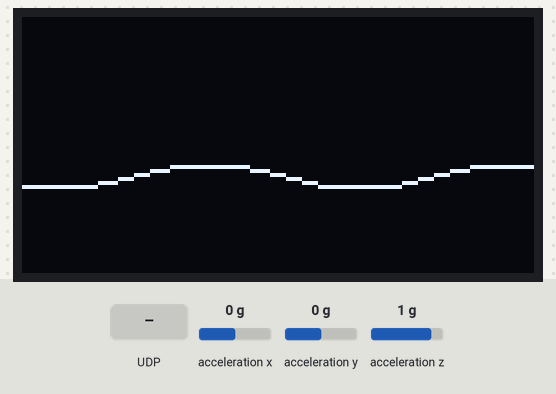
This program was run on a simulated Raspberry Pi Pico running MicroPython. Shown: 128×64 one-colour display. Inputs (shaded band) come from the test bench; at power-on: acceleration x 0 g, acceleration y 0 g, acceleration z 1 g. WiFi joins after 1.5 s; the clock reads 2024-03-15 10:24:30 at power-on unless the program sets it; random numbers come from a fixed seed; web requests get an empty 200 reply after 0.4 s; what the program prints to the serial console is not drawn.

Above: at 3.6 s.
3.7 s: UDP packet "1" arrives
At 4.09 s:
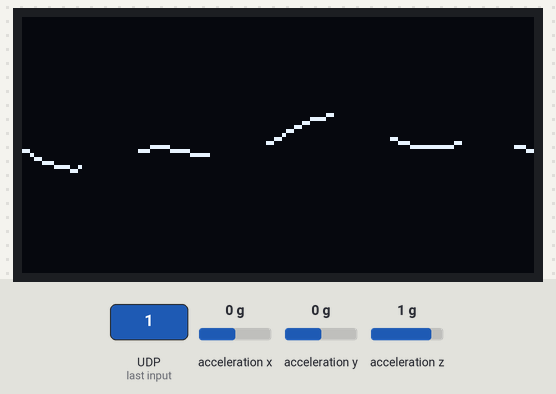
5.4 s: UDP packet "0" arrives
At 8.43 s:
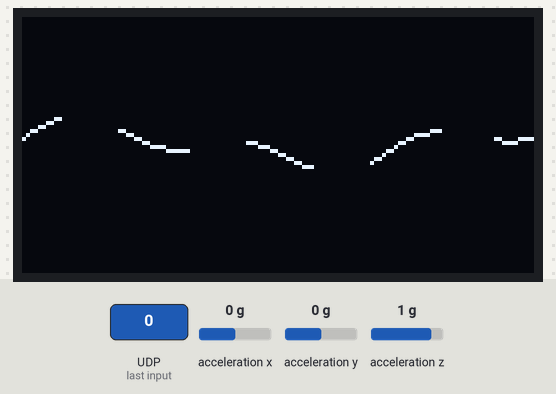
Timing chart, 0 to 9.9 s (numbered marks = the images above; inputs shaded):
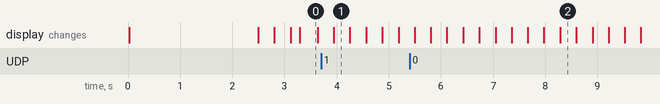

The program:

AERIS_RUN_THIS_IN_PICO_.py
```python
from machine import Pin, SPI, I2C
import ssd1306
import time, network, urequests, math, socket, ntptime, random


#################
#      ###      #
#      ###      #
#      ###      #
#      ###      # IMPORTANT: Please Edit the Wifi SSID and password in Line 46
#      ###      #
#               #
#      ###      #
#      ###      #
#################

print("=== WELCOME TO AERIS ===")

# ======================
# HARDWARE
# ======================
spi = SPI(0, baudrate=1000000, polarity=0, phase=0, sck=Pin(18), mosi=Pin(19))
dc, res, cs = Pin(16, Pin.OUT), Pin(20, Pin.OUT), Pin(17, Pin.OUT)
oled = ssd1306.SSD1306_SPI(128, 64, spi, dc, res, cs)

i2c = I2C(0, scl=Pin(5), sda=Pin(4))
MPU_ADDR = 0x68

i2c.writeto_mem(MPU_ADDR, 0x6B, b'\x00')
print("[MPU] Ready")

# ======================
# CONFIG
# ======================
activity_pulse = 0.05
prev_mag = 0

smoothed_vol = 5.0
last_audio_trigger = 0
ENDEL_LOCK_TIME = 5
transition_alpha = 0.0

# ======================
# WIFI
# ======================
ssid, password, city = "Janko天空糖", "JCytoooo", "Montreal"

def wifi_connect():
    print("[WIFI] Connecting...")
    wlan = network.WLAN(network.STA_IF)
    wlan.active(True)
    wlan.connect(ssid, password)

    for i in range(60):
        if wlan.isconnected():
            print("[WIFI] Connected:", wlan.ifconfig()[0])
            return wlan
        print(f"[WIFI] Waiting... {i}s")
        time.sleep(1)

    print("[WIFI] FAILED")
    return None

wifi_connect()

# ======================
# TIME
# ======================
try:
    print("[NTP] Sync...")
    ntptime.settime()
    print("[NTP] OK")
except:
    print("[NTP] Failed")

# ======================
# WEATHER
# ======================
def get_temp():
    print("[API] Fetch weather...")
    try:
        r = urequests.get(f"http://wttr.in/{city}?format=%t")
        t = int(r.text.replace("°C",""))
        print("[API] Temp:", t)
        r.close()
        return t
    except Exception as e:
        print("[API] ERROR", e)
        return 20

temp = get_temp()

# ======================
# UDP AUDIO
# ======================
sock = socket.socket(socket.AF_INET, socket.SOCK_DGRAM)
sock.bind(("0.0.0.0", 5005))
sock.setblocking(False)
print("[UDP] Listening on 5005")

# ======================
# MPU
# ======================
def read_motion():
    global prev_mag, activity_pulse

    data = i2c.readfrom_mem(MPU_ADDR, 0x3B, 6)
    ax = int.from_bytes(data[0:2], 'big', True)
    ay = int.from_bytes(data[2:4], 'big', True)
    az = int.from_bytes(data[4:6], 'big', True)

    mag = abs(ax) + abs(ay) + abs(az)

    delta = abs(mag - prev_mag)
    prev_mag = mag

    # 🔥 sensitivity boost
    motion = delta / 2000

    activity_pulse += (motion - activity_pulse) * 0.2
    activity_pulse = max(0.01, min(1.0, activity_pulse))

    if int(time.time()) % 2 == 0:
        print(f"[MPU] Δ:{delta:.0f} pulse:{activity_pulse:.2f}")

# ======================
# TIME LOGIC
# ======================
def is_night():
    h = time.localtime()[3]
    m = time.localtime()[4]
    return (h > 19 or (h == 19 and m >= 30)) or (h < 6)

# ======================
# DRAW
# ======================
phase1=phase2=phase3=wave_phase=0
stars = [[random.randint(0,127), random.randint(0,63)] for _ in range(15)]
snow = [[random.randint(0,127), random.randint(0,63)] for _ in range(12)]

MOON_DOTS = [
    (110, 10), (111, 10), (112, 10),
    (109, 11), (109, 12), (109, 13),
    (110, 14), (111, 14), (112, 14),
    (111, 12)
]

def draw_crescent_moon():
    for x, y in MOON_DOTS:
        oled.pixel(x, y, 1)
def draw_night(speed):
    for s in stars:
        oled.pixel(int(s[0]), int(s[1]), 1)
        s[1]+=0.01+speed*0.15
        if s[1]>63: s[1],s[0]=0,random.randint(0,127)
    draw_crescent_moon()
def draw_snow(speed):
    for s in snow:
        oled.pixel(int(s[0]), int(s[1]), 1)
        s[1]+=0.05+speed*0.5
        if s[1]>63: s[1],s[0]=0,random.randint(0,127)

def draw_waves(speed):
    global wave_phase
    for x in range(128):
        y=int(40+3*math.sin(x/12+wave_phase))
        oled.pixel(x,y,1)
    wave_phase+=0.01+speed*0.1

def draw_endel(vol, speed):
    global phase1,phase2,phase3,smoothed_vol

    smoothed_vol += (vol - smoothed_vol)*0.2
    amp = 4 + smoothed_vol/20

    for x in range(128):
        y = 32 + amp*math.sin(x/18+phase1) + 3*math.sin(x/7+phase2)
        if math.sin(x/5+phase3) > -0.2:
            oled.pixel(x,int(y),1)

    # ⚠️ speed comes from AUDIO, not MPU
    phase1 += 0.01 + vol*0.002
    phase2 += 0.015
    phase3 += 0.04

# ======================
# MAIN LOOP
# ======================
print("[SYSTEM] Running...")

while True:

    read_motion()

    # ------------------
    # UDP RECEIVE FIXED
    # ------------------
    volume = 0
    try:
        data, addr = sock.recvfrom(32)
        volume = int(data.decode().strip())
        last_audio_trigger = time.time()
        print(f"[UDP] {volume} from {addr}")
    except:
        pass

    # ------------------
    # MODE LOGIC
    # ------------------
    in_endel = (time.time() - last_audio_trigger) < ENDEL_LOCK_TIME

    oled.fill(0)

    if in_endel:
        draw_endel(volume if volume>0 else 5, volume)
    else:
        if is_night():
            draw_night(activity_pulse)
        elif temp <= 0:
            draw_snow(activity_pulse)
        else:
            draw_waves(activity_pulse)

    oled.show()
    time.sleep(0.01)
```
